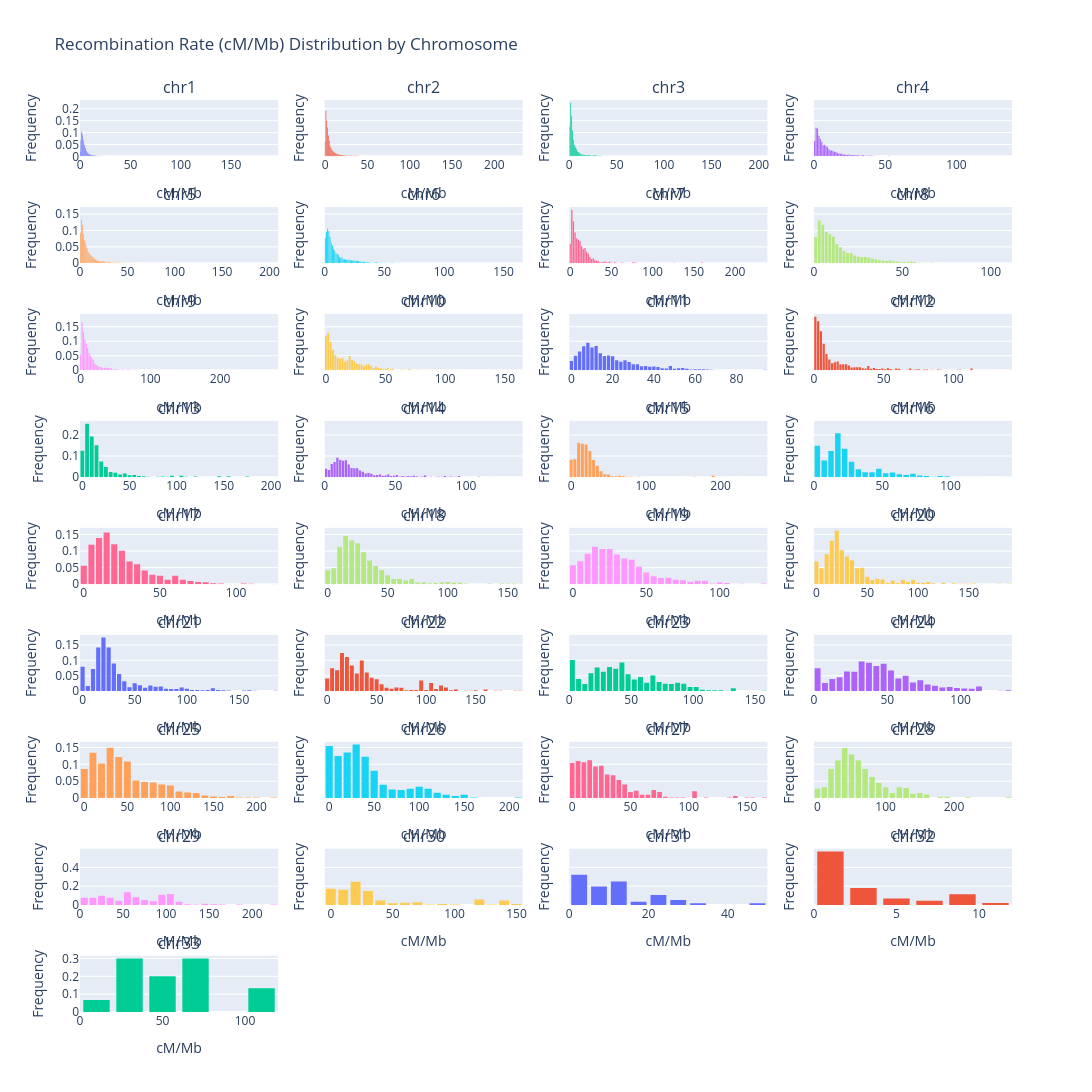

The cell this chart's notebook holds for it:
### Code cell
def plot_rho_distribution(data: List[pd.DataFrame], plot_name: str | None = None):
    n = len(data)
    cols = 4
    rows = math.ceil(n/cols)
    figure = make_subplots(rows=rows,
                           cols=cols,
                           subplot_titles=[df["chrom"].iat[0] for df in data],
                           shared_yaxes=True)
    
    for i, df in enumerate(data):
        row = i // cols + 1
        col = i % cols + 1
        
        figure.add_trace(
            go.Histogram(x=df["cM/Mb"].astype(float), name=f"{df['chrom'].iat[0]}", showlegend=False, histnorm="probability"),
            row,
            col
        )
        
    figure.update_layout(
        height=300 * rows,
        width=300 * cols,
        title_text="Recombination Rate (cM/Mb) Distribution by Chromosome",
        bargap=0.2
    )
    figure.update_xaxes(title_text="cM/Mb")
    figure.update_yaxes(title_text="Frequency")
    
    if plot_name:
        try:
            figure.write_image(plot_name)
        except Exception as e:
            raise RuntimeError(f"Failed to save plot to {plot_name}: {e}")
    
    figure.show()

plot_rho_distribution(windows_10kb, "windows_10kb_n50_distribution.pdf")

### Figure 1 — Plotly figure (JSON) as saved in the notebook; plotly's stock layout.template omitted (floating-point values rounded to 4 significant figures; data arrays with more than 128 entries replaced by an {"elided": "..."} marker saying what was removed)
{"data": [{"histnorm": "probability", "name": "chr1", "showlegend": false, "type": "histogram", "x": {"elided": "15241 float values"}, "xaxis": "x", "yaxis": "y"}, {"histnorm": "probability", "name": "chr2", "showlegend": false, "type": "histogram", "x": {"elided": "11494 float values"}, "xaxis": "x2", "yaxis": "y2"}, {"histnorm": "probability", "name": "chr3", "showlegend": false, "type": "histogram", "x": {"elided": "11324 float values"}, "xaxis": "x3", "yaxis": "y3"}, {"histnorm": "probability", "name": "chr4", "showlegend": false, "type": "histogram", "x": {"elided": "7244 float values"}, "xaxis": "x4", "yaxis": "y4"}, {"histnorm": "probability", "name": "chr5", "showlegend": false, "type": "histogram", "x": {"elided": "7261 float values"}, "xaxis": "x5", "yaxis": "y5"}, {"histnorm": "probability", "name": "chr6", "showlegend": false, "type": "histogram", "x": {"elided": "6296 float values"}, "xaxis": "x6", "yaxis": "y6"}, {"histnorm": "probability", "name": "chr7", "showlegend": false, "type": "histogram", "x": {"elided": "3868 float values"}, "xaxis": "x7", "yaxis": "y7"}, {"histnorm": "probability", "name": "chr8", "showlegend": false, "type": "histogram", "x": {"elided": "3593 float values"}, "xaxis": "x8", "yaxis": "y8"}, {"histnorm": "probability", "name": "chr9", "showlegend": false, "type": "histogram", "x": {"elided": "3165 float values"}, "xaxis": "x9", "yaxis": "y9"}, {"histnorm": "probability", "name": "chr10", "showlegend": false, "type": "histogram", "x": {"elided": "2577 float values"}, "xaxis": "x10", "yaxis": "y10"}, {"histnorm": "probability", "name": "chr11", "showlegend": false, "type": "histogram", "x": {"elided": "2141 float values"}, "xaxis": "x11", "yaxis": "y11"}, {"histnorm": "probability", "name": "chr12", "showlegend": false, "type": "histogram", "x": {"elided": "2163 float values"}, "xaxis": "x12", "yaxis": "y12"}, {"histnorm": "probability", "name": "chr13", "showlegend": false, "type": "histogram", "x": {"elided": "2061 float values"}, "xaxis": "x13", "yaxis": "y13"}, {"histnorm": "probability", "name": "chr14", "showlegend": false, "type": "histogram", "x": {"elided": "1909 float values"}, "xaxis": "x14", "yaxis": "y14"}, {"histnorm": "probability", "name": "chr15", "showlegend": false, "type": "histogram", "x": {"elided": "1606 float values"}, "xaxis": "x15", "yaxis": "y15"}, {"histnorm": "probability", "name": "chr16", "showlegend": false, "type": "histogram", "x": {"elided": "1523 float values"}, "xaxis": "x16", "yaxis": "y16"}, {"histnorm": "probability", "name": "chr17", "showlegend": false, "type": "histogram", "x": {"elided": "1419 float values"}, "xaxis": "x17", "yaxis": "y17"}, {"histnorm": "probability", "name": "chr18", "showlegend": false, "type": "histogram", "x": {"elided": "1200 float values"}, "xaxis": "x18", "yaxis": "y18"}, {"histnorm": "probability", "name": "chr19", "showlegend": false, "type": "histogram", "x": {"elided": "1139 float values"}, "xaxis": "x19", "yaxis": "y19"}, {"histnorm": "probability", "name": "chr20", "showlegend": false, "type": "histogram", "x": {"elided": "1125 float values"}, "xaxis": "x20", "yaxis": "y20"}, {"histnorm": "probability", "name": "chr21", "showlegend": false, "type": "histogram", "x": {"elided": "1006 float values"}, "xaxis": "x21", "yaxis": "y21"}, {"histnorm": "probability", "name": "chr22", "showlegend": false, "type": "histogram", "x": {"elided": "756 float values"}, "xaxis": "x22", "yaxis": "y22"}, {"histnorm": "probability", "name": "chr23", "showlegend": false, "type": "histogram", "x": {"elided": "743 float values"}, "xaxis": "x23", "yaxis": "y23"}, {"histnorm": "probability", "name": "chr24", "showlegend": false, "type": "histogram", "x": {"elided": "686 float values"}, "xaxis": "x24", "yaxis": "y24"}, {"histnorm": "probability", "name": "chr25", "showlegend": false, "type": "histogram", "x": {"elided": "676 float values"}, "xaxis": "x25", "yaxis": "y25"}, {"histnorm": "probability", "name": "chr26", "showlegend": false, "type": "histogram", "x": {"elided": "505 float values"}, "xaxis": "x26", "yaxis": "y26"}, {"histnorm": "probability", "name": "chr27", "showlegend": false, "type": "histogram", "x": {"elided": "501 float values"}, "xaxis": "x27", "yaxis": "y27"}, {"histnorm": "probability", "name": "chr28", "showlegend": false, "type": "histogram", "x": {"elided": "466 float values"}, "xaxis": "x28", "yaxis": "y28"}, {"histnorm": "probability", "name": "chr29", "showlegend": false, "type": "histogram", "x": {"elided": "221 float values"}, "xaxis": "x29", "yaxis": "y29"}, {"histnorm": "probability", "name": "chr30", "showlegend": false, "type": "histogram", "x": {"elided": "202 float values"}, "xaxis": "x30", "yaxis": "y30"}, {"histnorm": "probability", "name": "chr31", "showlegend": false, "type": "histogram", "x": [0.1374, 0.08415, 0.1441, 3.585, 6.293, 0.07457, 0.1827, 4.544, 22.18, 5.982, 24.98, 23.26, 14.02, 13.24, 10.36, 16.18, 14.2, 9.041, 7.103, 10.6, 10.55, 22.12, 10.68, 10.8, 23.68, 26.58, 8.401, 15.59, 10.34, 7.332, 6.144, 11.66, 25.43, 48.92, 12.07, 30.56, 3.874, 14.85, 2.543, 4.887, 6.95, 2.731, 0.4024, 0.3807, 3.803, 5.262, 8.59, 13.11, 22.13, 27.45, 13.85, 8.659, 4.895, 2.795, 3.008, 3.008], "xaxis": "x31", "yaxis": "y31"}, {"histnorm": "probability", "name": "chr32", "showlegend": false, "type": "histogram", "x": [8.489, 2.204, 0.7507, 0.7507, 0.8413, 0.866, 1.208, 1.232, 1.519, 2.146, 3.885, 1.654, 1.662, 1.662, 1.662, 1.662, 1.662, 8.035, 2.733, 4.923, 8.521, 1.131, 8.221, 5.952, 2.297, 3.541, 5.226, 2.691, 2.552, 1.029, 0.9347, 1.155, 1.049, 8.818, 10.89, 0.9555, 1.119, 0.6986, 1.165, 6.99, 7.447, 0.5825, 0.5825, 0.5825], "xaxis": "x32", "yaxis": "y32"}, {"histnorm": "probability", "name": "chr33", "showlegend": false, "type": "histogram", "x": [51.59, 50.23, 70.93, 78.72, 62.01, 37.78, 38.89, 41.45, 27.24, 29.46, 17.02, 46.38, 34.94, 60.6, 19.39, 38.41, 37.94, 32.86, 38.32, 59.59, 62.31, 61.01, 59.04, 61.25, 60.2, 68.96, 114.2, 118.4, 116.1, 113.7], "xaxis": "x33", "yaxis": "y33"}], "layout": {"annotations": [{"font": {"size": 16}, "showarrow": false, "text": "chr1", "x": 0.1062, "xanchor": "center", "xref": "paper", "y": 1, "yanchor": "bottom", "yref": "paper"}, {"font": {"size": 16}, "showarrow": false, "text": "chr2", "x": 0.3688, "xanchor": "center", "xref": "paper", "y": 1, "yanchor": "bottom", "yref": "paper"}, {"font": {"size": 16}, "showarrow": false, "text": "chr3", "x": 0.6313, "xanchor": "center", "xref": "paper", "y": 1, "yanchor": "bottom", "yref": "paper"}, {"font": {"size": 16}, "showarrow": false, "text": "chr4", "x": 0.8938, "xanchor": "center", "xref": "paper", "y": 1, "yanchor": "bottom", "yref": "paper"}, {"font": {"size": 16}, "showarrow": false, "text": "chr5", "x": 0.1062, "xanchor": "center", "xref": "paper", "y": 0.8827, "yanchor": "bottom", "yref": "paper"}, {"font": {"size": 16}, "showarrow": false, "text": "chr6", "x": 0.3688, "xanchor": "center", "xref": "paper", "y": 0.8827, "yanchor": "bottom", "yref": "paper"}, {"font": {"size": 16}, "showarrow": false, "text": "chr7", "x": 0.6313, "xanchor": "center", "xref": "paper", "y": 0.8827, "yanchor": "bottom", "yref": "paper"}, {"font": {"size": 16}, "showarrow": false, "text": "chr8", "x": 0.8938, "xanchor": "center", "xref": "paper", "y": 0.8827, "yanchor": "bottom", "yref": "paper"}, {"font": {"size": 16}, "showarrow": false, "text": "chr9", "x": 0.1062, "xanchor": "center", "xref": "paper", "y": 0.7654, "yanchor": "bottom", "yref": "paper"}, {"font": {"size": 16}, "showarrow": false, "text": "chr10", "x": 0.3688, "xanchor": "center", "xref": "paper", "y": 0.7654, "yanchor": "bottom", "yref": "paper"}, {"font": {"size": 16}, "showarrow": false, "text": "chr11", "x": 0.6313, "xanchor": "center", "xref": "paper", "y": 0.7654, "yanchor": "bottom", "yref": "paper"}, {"font": {"size": 16}, "showarrow": false, "text": "chr12", "x": 0.8938, "xanchor": "center", "xref": "paper", "y": 0.7654, "yanchor": "bottom", "yref": "paper"}, {"font": {"size": 16}, "showarrow": false, "text": "chr13", "x": 0.1062, "xanchor": "center", "xref": "paper", "y": 0.6481, "yanchor": "bottom", "yref": "paper"}, {"font": {"size": 16}, "showarrow": false, "text": "chr14", "x": 0.3688, "xanchor": "center", "xref": "paper", "y": 0.6481, "yanchor": "bottom", "yref": "paper"}, {"font": {"size": 16}, "showarrow": false, "text": "chr15", "x": 0.6313, "xanchor": "center", "xref": "paper", "y": 0.6481, "yanchor": "bottom", "yref": "paper"}, {"font": {"size": 16}, "showarrow": false, "text": "chr16", "x": 0.8938, "xanchor": "center", "xref": "paper", "y": 0.6481, "yanchor": "bottom", "yref": "paper"}, {"font": {"size": 16}, "showarrow": false, "text": "chr17", "x": 0.1062, "xanchor": "center", "xref": "paper", "y": 0.5309, "yanchor": "bottom", "yref": "paper"}, {"font": {"size": 16}, "showarrow": false, "text": "chr18", "x": 0.3688, "xanchor": "center", "xref": "paper", "y": 0.5309, "yanchor": "bottom", "yref": "paper"}, {"font": {"size": 16}, "showarrow": false, "text": "chr19", "x": 0.6313, "xanchor": "center", "xref": "paper", "y": 0.5309, "yanchor": "bottom", "yref": "paper"}, {"font": {"size": 16}, "showarrow": false, "text": "chr20", "x": 0.8938, "xanchor": "center", "xref": "paper", "y": 0.5309, "yanchor": "bottom", "yref": "paper"}, {"font": {"size": 16}, "showarrow": false, "text": "chr21", "x": 0.1062, "xanchor": "center", "xref": "paper", "y": 0.4136, "yanchor": "bottom", "yref": "paper"}, {"font": {"size": 16}, "showarrow": false, "text": "chr22", "x": 0.3688, "xanchor": "center", "xref": "paper", "y": 0.4136, "yanchor": "bottom", "yref": "paper"}, {"font": {"size": 16}, "showarrow": false, "text": "chr23", "x": 0.6313, "xanchor": "center", "xref": "paper", "y": 0.4136, "yanchor": "bottom", "yref": "paper"}, {"font": {"size": 16}, "showarrow": false, "text": "chr24", "x": 0.8938, "xanchor": "center", "xref": "paper", "y": 0.4136, "yanchor": "bottom", "yref": "paper"}, {"font": {"size": 16}, "showarrow": false, "text": "chr25", "x": 0.1062, "xanchor": "center", "xref": "paper", "y": 0.2963, "yanchor": "bottom", "yref": "paper"}, {"font": {"size": 16}, "showarrow": false, "text": "chr26", "x": 0.3688, "xanchor": "center", "xref": "paper", "y": 0.2963, "yanchor": "bottom", "yref": "paper"}, {"font": {"size": 16}, "showarrow": false, "text": "chr27", "x": 0.6313, "xanchor": "center", "xref": "paper", "y": 0.2963, "yanchor": "bottom", "yref": "paper"}, {"font": {"size": 16}, "showarrow": false, "text": "chr28", "x": 0.8938, "xanchor": "center", "xref": "paper", "y": 0.2963, "yanchor": "bottom", "yref": "paper"}, {"font": {"size": 16}, "showarrow": false, "text": "chr29", "x": 0.1062, "xanchor": "center", "xref": "paper", "y": 0.179, "yanchor": "bottom", "yref": "paper"}, {"font": {"size": 16}, "showarrow": false, "text": "chr30", "x": 0.3688, "xanchor": "center", "xref": "paper", "y": 0.179, "yanchor": "bottom", "yref": "paper"}, {"font": {"size": 16}, "showarrow": false, "text": "chr31", "x": 0.6313, "xanchor": "center", "xref": "paper", "y": 0.179, "yanchor": "bottom", "yref": "paper"}, {"font": {"size": 16}, "showarrow": false, "text": "chr32", "x": 0.8938, "xanchor": "center", "xref": "paper", "y": 0.179, "yanchor": "bottom", "yref": "paper"}, {"font": {"size": 16}, "showarrow": false, "text": "chr33", "x": 0.1062, "xanchor": "center", "xref": "paper", "y": 0.06173, "yanchor": "bottom", "yref": "paper"}], "bargap": 0.2, "height": 2700, "title": {"text": "Recombination Rate (cM/Mb) Distribution by Chromosome"}, "width": 1200, "xaxis": {"anchor": "y", "domain": [0, 0.2125], "title": {"text": "cM/Mb"}}, "xaxis10": {"anchor": "y10", "domain": [0.2625, 0.475], "title": {"text": "cM/Mb"}}, "xaxis11": {"anchor": "y11", "domain": [0.525, 0.7375], "title": {"text": "cM/Mb"}}, "xaxis12": {"anchor": "y12", "domain": [0.7875, 1], "title": {"text": "cM/Mb"}}, "xaxis13": {"anchor": "y13", "domain": [0, 0.2125], "title": {"text": "cM/Mb"}}, "xaxis14": {"anchor": "y14", "domain": [0.2625, 0.475], "title": {"text": "cM/Mb"}}, "xaxis15": {"anchor": "y15", "domain": [0.525, 0.7375], "title": {"text": "cM/Mb"}}, "xaxis16": {"anchor": "y16", "domain": [0.7875, 1], "title": {"text": "cM/Mb"}}, "xaxis17": {"anchor": "y17", "domain": [0, 0.2125], "title": {"text": "cM/Mb"}}, "xaxis18": {"anchor": "y18", "domain": [0.2625, 0.475], "title": {"text": "cM/Mb"}}, "xaxis19": {"anchor": "y19", "domain": [0.525, 0.7375], "title": {"text": "cM/Mb"}}, "xaxis2": {"anchor": "y2", "domain": [0.2625, 0.475], "title": {"text": "cM/Mb"}}, "xaxis20": {"anchor": "y20", "domain": [0.7875, 1], "title": {"text": "cM/Mb"}}, "xaxis21": {"anchor": "y21", "domain": [0, 0.2125], "title": {"text": "cM/Mb"}}, "xaxis22": {"anchor": "y22", "domain": [0.2625, 0.475], "title": {"text": "cM/Mb"}}, "xaxis23": {"anchor": "y23", "domain": [0.525, 0.7375], "title": {"text": "cM/Mb"}}, "xaxis24": {"anchor": "y24", "domain": [0.7875, 1], "title": {"text": "cM/Mb"}}, "xaxis25": {"anchor": "y25", "domain": [0, 0.2125], "title": {"text": "cM/Mb"}}, "xaxis26": {"anchor": "y26", "domain": [0.2625, 0.475], "title": {"text": "cM/Mb"}}, "xaxis27": {"anchor": "y27", "domain": [0.525, 0.7375], "title": {"text": "cM/Mb"}}, "xaxis28": {"anchor": "y28", "domain": [0.7875, 1], "title": {"text": "cM/Mb"}}, "xaxis29": {"anchor": "y29", "domain": [0, 0.2125], "title": {"text": "cM/Mb"}}, "xaxis3": {"anchor": "y3", "domain": [0.525, 0.7375], "title": {"text": "cM/Mb"}}, "xaxis30": {"anchor": "y30", "domain": [0.2625, 0.475], "title": {"text": "cM/Mb"}}, "xaxis31": {"anchor": "y31", "domain": [0.525, 0.7375], "title": {"text": "cM/Mb"}}, "xaxis32": {"anchor": "y32", "domain": [0.7875, 1], "title": {"text": "cM/Mb"}}, "xaxis33": {"anchor": "y33", "domain": [0, 0.2125], "title": {"text": "cM/Mb"}}, "xaxis34": {"anchor": "y34", "domain": [0.2625, 0.475], "title": {"text": "cM/Mb"}}, "xaxis35": {"anchor": "y35", "domain": [0.525, 0.7375], "title": {"text": "cM/Mb"}}, "xaxis36": {"anchor": "y36", "domain": [0.7875, 1], "title": {"text": "cM/Mb"}}, "xaxis4": {"anchor": "y4", "domain": [0.7875, 1], "title": {"text": "cM/Mb"}}, "xaxis5": {"anchor": "y5", "domain": [0, 0.2125], "title": {"text": "cM/Mb"}}, "xaxis6": {"anchor": "y6", "domain": [0.2625, 0.475], "title": {"text": "cM/Mb"}}, "xaxis7": {"anchor": "y7", "domain": [0.525, 0.7375], "title": {"text": "cM/Mb"}}, "xaxis8": {"anchor": "y8", "domain": [0.7875, 1], "title": {"text": "cM/Mb"}}, "xaxis9": {"anchor": "y9", "domain": [0, 0.2125], "title": {"text": "cM/Mb"}}, "yaxis": {"anchor": "x", "domain": [0.9383, 1], "title": {"text": "Frequency"}}, "yaxis10": {"anchor": "x10", "domain": [0.7037, 0.7654], "matches": "y9", "showticklabels": false, "title": {"text": "Frequency"}}, "yaxis11": {"anchor": "x11", "domain": [0.7037, 0.7654], "matches": "y9", "showticklabels": false, "title": {"text": "Frequency"}}, "yaxis12": {"anchor": "x12", "domain": [0.7037, 0.7654], "matches": "y9", "showticklabels": false, "title": {"text": "Frequency"}}, "yaxis13": {"anchor": "x13", "domain": [0.5864, 0.6481], "title": {"text": "Frequency"}}, "yaxis14": {"anchor": "x14", "domain": [0.5864, 0.6481], "matches": "y13", "showticklabels": false, "title": {"text": "Frequency"}}, "yaxis15": {"anchor": "x15", "domain": [0.5864, 0.6481], "matches": "y13", "showticklabels": false, "title": {"text": "Frequency"}}, "yaxis16": {"anchor": "x16", "domain": [0.5864, 0.6481], "matches": "y13", "showticklabels": false, "title": {"text": "Frequency"}}, "yaxis17": {"anchor": "x17", "domain": [0.4691, 0.5309], "title": {"text": "Frequency"}}, "yaxis18": {"anchor": "x18", "domain": [0.4691, 0.5309], "matches": "y17", "showticklabels": false, "title": {"text": "Frequency"}}, "yaxis19": {"anchor": "x19", "domain": [0.4691, 0.5309], "matches": "y17", "showticklabels": false, "title": {"text": "Frequency"}}, "yaxis2": {"anchor": "x2", "domain": [0.9383, 1], "matches": "y", "showticklabels": false, "title": {"text": "Frequency"}}, "yaxis20": {"anchor": "x20", "domain": [0.4691, 0.5309], "matches": "y17", "showticklabels": false, "title": {"text": "Frequency"}}, "yaxis21": {"anchor": "x21", "domain": [0.3519, 0.4136], "title": {"text": "Frequency"}}, "yaxis22": {"anchor": "x22", "domain": [0.3519, 0.4136], "matches": "y21", "showticklabels": false, "title": {"text": "Frequency"}}, "yaxis23": {"anchor": "x23", "domain": [0.3519, 0.4136], "matches": "y21", "showticklabels": false, "title": {"text": "Frequency"}}, "yaxis24": {"anchor": "x24", "domain": [0.3519, 0.4136], "matches": "y21", "showticklabels": false, "title": {"text": "Frequency"}}, "yaxis25": {"anchor": "x25", "domain": [0.2346, 0.2963], "title": {"text": "Frequency"}}, "yaxis26": {"anchor": "x26", "domain": [0.2346, 0.2963], "matches": "y25", "showticklabels": false, "title": {"text": "Frequency"}}, "yaxis27": {"anchor": "x27", "domain": [0.2346, 0.2963], "matches": "y25", "showticklabels": false, "title": {"text": "Frequency"}}, "yaxis28": {"anchor": "x28", "domain": [0.2346, 0.2963], "matches": "y25", "showticklabels": false, "title": {"text": "Frequency"}}, "yaxis29": {"anchor": "x29", "domain": [0.1173, 0.179], "title": {"text": "Frequency"}}, "yaxis3": {"anchor": "x3", "domain": [0.9383, 1], "matches": "y", "showticklabels": false, "title": {"text": "Frequency"}}, "yaxis30": {"anchor": "x30", "domain": [0.1173, 0.179], "matches": "y29", "showticklabels": false, "title": {"text": "Frequency"}}, "yaxis31": {"anchor": "x31", "domain": [0.1173, 0.179], "matches": "y29", "showticklabels": false, "title": {"text": "Frequency"}}, "yaxis32": {"anchor": "x32", "domain": [0.1173, 0.179], "matches": "y29", "showticklabels": false, "title": {"text": "Frequency"}}, "yaxis33": {"anchor": "x33", "domain": [0, 0.06173], "title": {"text": "Frequency"}}, "yaxis34": {"anchor": "x34", "domain": [0, 0.06173], "matches": "y33", "showticklabels": false, "title": {"text": "Frequency"}}, "yaxis35": {"anchor": "x35", "domain": [0, 0.06173], "matches": "y33", "showticklabels": false, "title": {"text": "Frequency"}}, "yaxis36": {"anchor": "x36", "domain": [0, 0.06173], "matches": "y33", "showticklabels": false, "title": {"text": "Frequency"}}, "yaxis4": {"anchor": "x4", "domain": [0.9383, 1], "matches": "y", "showticklabels": false, "title": {"text": "Frequency"}}, "yaxis5": {"anchor": "x5", "domain": [0.821, 0.8827], "title": {"text": "Frequency"}}, "yaxis6": {"anchor": "x6", "domain": [0.821, 0.8827], "matches": "y5", "showticklabels": false, "title": {"text": "Frequency"}}, "yaxis7": {"anchor": "x7", "domain": [0.821, 0.8827], "matches": "y5", "showticklabels": false, "title": {"text": "Frequency"}}, "yaxis8": {"anchor": "x8", "domain": [0.821, 0.8827], "matches": "y5", "showticklabels": false, "title": {"text": "Frequency"}}, "yaxis9": {"anchor": "x9", "domain": [0.7037, 0.7654], "title": {"text": "Frequency"}}}}
